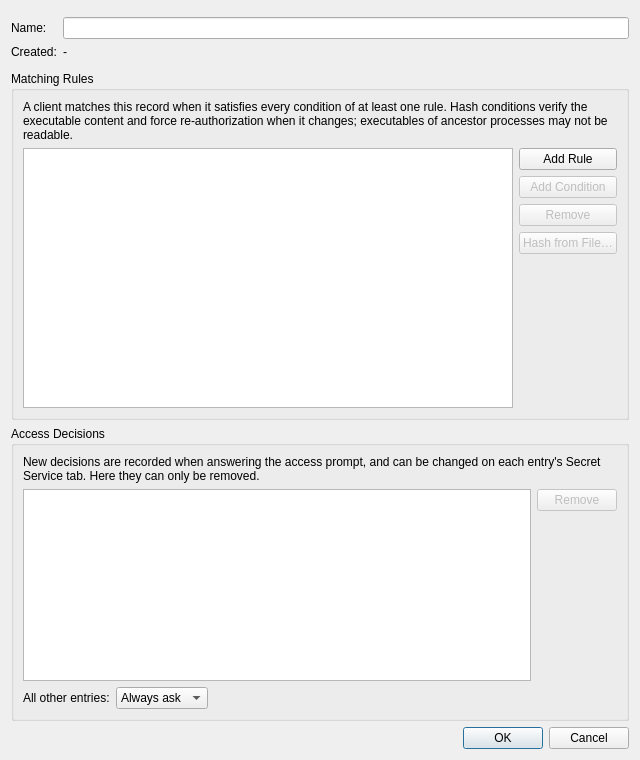
<?xml version="1.0" encoding="UTF-8"?>
<ui version="4.0">
 <class>ClientRecordDialog</class>
 <widget class="QDialog" name="ClientRecordDialog">
  <property name="geometry">
   <rect>
    <x>0</x>
    <y>0</y>
    <width>640</width>
    <height>760</height>
   </rect>
  </property>
  <property name="windowTitle">
   <string>Secret Service Client Authorization</string>
  </property>
  <layout class="QVBoxLayout" name="verticalLayout" stretch="0,0,0,3,2,0">
   <item>
    <widget class="MessageWidget" name="overlapWarning" native="true"/>
   </item>
   <item>
    <layout class="QFormLayout" name="formLayout">
     <item row="0" column="0">
      <widget class="QLabel" name="nameLabel">
       <property name="text">
        <string>Name:</string>
       </property>
      </widget>
     </item>
     <item row="0" column="1">
      <widget class="QLineEdit" name="nameEdit">
       <property name="accessibleName">
        <string>Display name of the client</string>
       </property>
      </widget>
     </item>
     <item row="1" column="0">
      <widget class="QLabel" name="createdLabel">
       <property name="text">
        <string>Created:</string>
       </property>
      </widget>
     </item>
     <item row="1" column="1">
      <widget class="QLabel" name="createdValue">
       <property name="text">
        <string notr="true">-</string>
       </property>
      </widget>
     </item>
    </layout>
   </item>
   <item>
    <spacer name="verticalSpacer">
     <property name="orientation">
      <enum>Qt::Vertical</enum>
     </property>
     <property name="sizeType">
      <enum>QSizePolicy::Fixed</enum>
     </property>
     <property name="sizeHint" stdset="0">
      <size>
       <width>1</width>
       <height>6</height>
      </size>
     </property>
    </spacer>
   </item>
   <item>
    <widget class="QGroupBox" name="rulesBox">
     <property name="title">
      <string>Matching Rules</string>
     </property>
     <layout class="QVBoxLayout" name="rulesLayout">
      <item>
       <widget class="QLabel" name="rulesHint">
        <property name="text">
         <string>A client matches this record when it satisfies every condition of at least one rule. Hash conditions verify the executable content and force re-authorization when it changes; executables of ancestor processes may not be readable.</string>
        </property>
        <property name="wordWrap">
         <bool>true</bool>
        </property>
       </widget>
      </item>
      <item>
       <layout class="QHBoxLayout" name="rulesViewLayout">
        <item>
         <widget class="QTreeView" name="conditionsView">
          <property name="uniformRowHeights">
           <bool>true</bool>
          </property>
          <property name="itemsExpandable">
           <bool>true</bool>
          </property>
          <property name="allColumnsShowFocus">
           <bool>true</bool>
          </property>
         </widget>
        </item>
        <item>
         <layout class="QVBoxLayout" name="rulesButtonLayout">
          <item>
           <widget class="QPushButton" name="addRuleButton">
            <property name="text">
             <string>Add Rule</string>
            </property>
           </widget>
          </item>
          <item>
           <widget class="QPushButton" name="addConditionButton">
            <property name="enabled">
             <bool>false</bool>
            </property>
            <property name="text">
             <string>Add Condition</string>
            </property>
           </widget>
          </item>
          <item>
           <widget class="QPushButton" name="removeConditionButton">
            <property name="enabled">
             <bool>false</bool>
            </property>
            <property name="text">
             <string>Remove</string>
            </property>
           </widget>
          </item>
          <item>
           <widget class="QPushButton" name="hashFromFileButton">
            <property name="enabled">
             <bool>false</bool>
            </property>
            <property name="toolTip">
             <string>Compute the hash value of the selected condition from a file on disk</string>
            </property>
            <property name="text">
             <string>Hash from File…</string>
            </property>
           </widget>
          </item>
          <item>
           <spacer name="rulesButtonSpacer">
            <property name="orientation">
             <enum>Qt::Vertical</enum>
            </property>
            <property name="sizeHint" stdset="0">
             <size>
              <width>20</width>
              <height>40</height>
             </size>
            </property>
           </spacer>
          </item>
         </layout>
        </item>
       </layout>
      </item>
     </layout>
    </widget>
   </item>
   <item>
    <widget class="QGroupBox" name="decisionsBox">
     <property name="title">
      <string>Access Decisions</string>
     </property>
     <layout class="QVBoxLayout" name="decisionsLayout">
      <item>
       <widget class="QLabel" name="decisionsHint">
        <property name="text">
         <string>New decisions are recorded when answering the access prompt, and can be changed on each entry's Secret Service tab. Here they can only be removed.</string>
        </property>
        <property name="wordWrap">
         <bool>true</bool>
        </property>
       </widget>
      </item>
      <item>
       <layout class="QHBoxLayout" name="decisionsViewLayout">
        <item>
         <widget class="QTableView" name="entryDecisionsView">
          <property name="selectionMode">
           <enum>QAbstractItemView::SingleSelection</enum>
          </property>
          <property name="selectionBehavior">
           <enum>QAbstractItemView::SelectRows</enum>
          </property>
          <attribute name="verticalHeaderVisible">
           <bool>false</bool>
          </attribute>
         </widget>
        </item>
        <item>
         <layout class="QVBoxLayout" name="decisionsButtonLayout">
          <item>
           <widget class="QPushButton" name="removeDecisionButton">
            <property name="enabled">
             <bool>false</bool>
            </property>
            <property name="text">
             <string>Remove</string>
            </property>
           </widget>
          </item>
          <item>
           <spacer name="decisionsButtonSpacer">
            <property name="orientation">
             <enum>Qt::Vertical</enum>
            </property>
            <property name="sizeHint" stdset="0">
             <size>
              <width>20</width>
              <height>40</height>
             </size>
            </property>
           </spacer>
          </item>
         </layout>
        </item>
       </layout>
      </item>
      <item>
       <layout class="QHBoxLayout" name="allEntriesLayout">
        <item>
         <widget class="QLabel" name="allEntriesLabel">
          <property name="text">
           <string>All other entries:</string>
          </property>
         </widget>
        </item>
        <item>
         <widget class="QComboBox" name="allEntriesCombo">
          <property name="sizeAdjustPolicy">
           <enum>QComboBox::AdjustToContents</enum>
          </property>
          <property name="toolTip">
           <string>Applies to every exposed entry without a decision above, including entries created in the future.</string>
          </property>
          <item>
           <property name="text">
            <string>Always ask</string>
           </property>
          </item>
          <item>
           <property name="text">
            <string>Allow</string>
           </property>
          </item>
          <item>
           <property name="text">
            <string>Deny</string>
           </property>
          </item>
         </widget>
        </item>
        <item>
         <spacer name="allEntriesSpacer">
          <property name="orientation">
           <enum>Qt::Horizontal</enum>
          </property>
          <property name="sizeHint" stdset="0">
           <size>
            <width>40</width>
            <height>20</height>
           </size>
          </property>
         </spacer>
        </item>
       </layout>
      </item>
     </layout>
    </widget>
   </item>
   <item>
    <widget class="QDialogButtonBox" name="buttonBox">
     <property name="orientation">
      <enum>Qt::Horizontal</enum>
     </property>
     <property name="standardButtons">
      <set>QDialogButtonBox::Cancel|QDialogButtonBox::Ok</set>
     </property>
    </widget>
   </item>
  </layout>
 </widget>
 <customwidgets>
  <customwidget>
   <class>MessageWidget</class>
   <extends>QWidget</extends>
   <header>gui/MessageWidget.h</header>
   <container>1</container>
  </customwidget>
 </customwidgets>
 <tabstops>
  <tabstop>nameEdit</tabstop>
  <tabstop>conditionsView</tabstop>
  <tabstop>addRuleButton</tabstop>
  <tabstop>addConditionButton</tabstop>
  <tabstop>removeConditionButton</tabstop>
  <tabstop>hashFromFileButton</tabstop>
  <tabstop>entryDecisionsView</tabstop>
  <tabstop>removeDecisionButton</tabstop>
  <tabstop>allEntriesCombo</tabstop>
 </tabstops>
 <resources/>
 <connections>
  <connection>
   <sender>buttonBox</sender>
   <signal>accepted()</signal>
   <receiver>ClientRecordDialog</receiver>
   <slot>accept()</slot>
  </connection>
  <connection>
   <sender>buttonBox</sender>
   <signal>rejected()</signal>
   <receiver>ClientRecordDialog</receiver>
   <slot>reject()</slot>
  </connection>
 </connections>
</ui>
